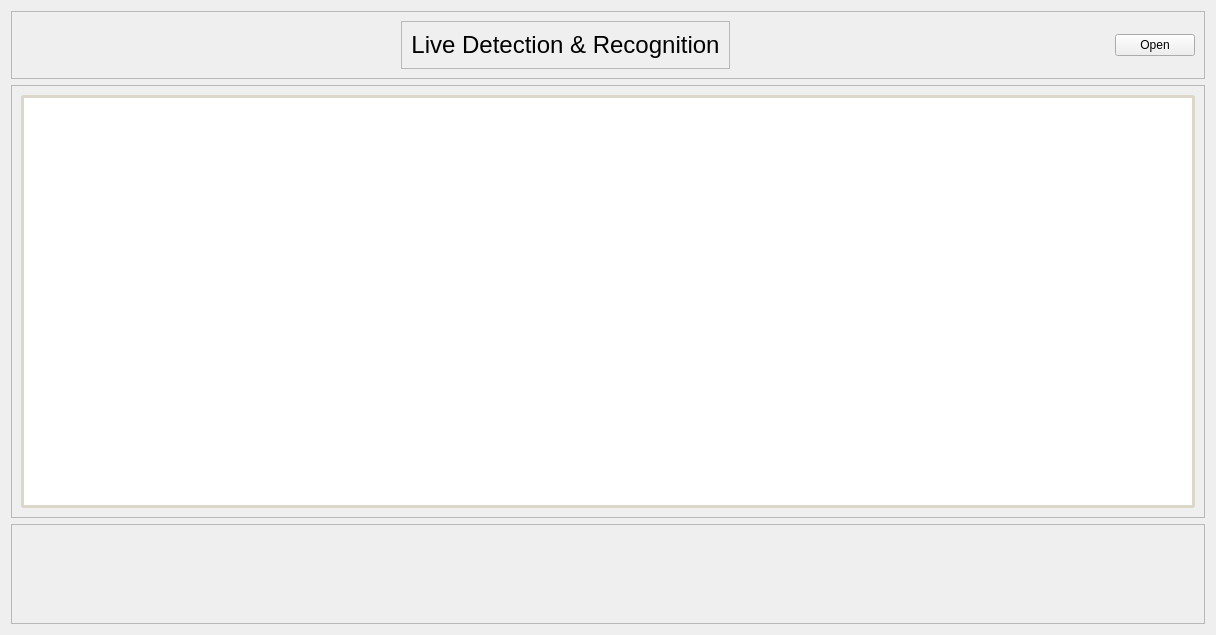
<?xml version="1.0" encoding="UTF-8"?>
<ui version="4.0">
 <class>LiveCameraWidget</class>
 <widget class="QWidget" name="LiveCameraWidget">
  <property name="geometry">
   <rect>
    <x>0</x>
    <y>0</y>
    <width>1216</width>
    <height>635</height>
   </rect>
  </property>
  <property name="windowTitle">
   <string>Form</string>
  </property>
  <layout class="QVBoxLayout" name="verticalLayout">
   <item>
    <widget class="QFrame" name="frame">
     <property name="minimumSize">
      <size>
       <width>0</width>
       <height>0</height>
      </size>
     </property>
     <property name="maximumSize">
      <size>
       <width>16777215</width>
       <height>70</height>
      </size>
     </property>
     <property name="frameShape">
      <enum>QFrame::StyledPanel</enum>
     </property>
     <property name="frameShadow">
      <enum>QFrame::Raised</enum>
     </property>
     <layout class="QHBoxLayout" name="horizontalLayout">
      <item>
       <spacer name="horizontalSpacer">
        <property name="orientation">
         <enum>Qt::Horizontal</enum>
        </property>
        <property name="sizeHint" stdset="0">
         <size>
          <width>40</width>
          <height>20</height>
         </size>
        </property>
       </spacer>
      </item>
      <item alignment="Qt::AlignHCenter">
       <widget class="QFrame" name="frame_3">
        <property name="frameShape">
         <enum>QFrame::StyledPanel</enum>
        </property>
        <property name="frameShadow">
         <enum>QFrame::Raised</enum>
        </property>
        <layout class="QHBoxLayout" name="horizontalLayout_2">
         <item>
          <widget class="QLabel" name="label">
           <property name="text">
            <string>&lt;html&gt;&lt;head/&gt;&lt;body&gt;&lt;p align=&quot;center&quot;&gt;&lt;span style=&quot; font-size:18pt;&quot;&gt;Live Detection &amp;amp; Recognition&lt;/span&gt;&lt;/p&gt;&lt;/body&gt;&lt;/html&gt;</string>
           </property>
          </widget>
         </item>
        </layout>
       </widget>
      </item>
      <item>
       <spacer name="horizontalSpacer_2">
        <property name="orientation">
         <enum>Qt::Horizontal</enum>
        </property>
        <property name="sizeHint" stdset="0">
         <size>
          <width>40</width>
          <height>20</height>
         </size>
        </property>
       </spacer>
      </item>
      <item>
       <widget class="QPushButton" name="cameraBtn">
        <property name="text">
         <string>Open</string>
        </property>
       </widget>
      </item>
     </layout>
    </widget>
   </item>
   <item>
    <widget class="QFrame" name="frame_2">
     <property name="frameShape">
      <enum>QFrame::StyledPanel</enum>
     </property>
     <property name="frameShadow">
      <enum>QFrame::Raised</enum>
     </property>
     <layout class="QVBoxLayout" name="verticalLayout_2">
      <item>
       <widget class="QGraphicsView" name="liveView">
        <property name="styleSheet">
         <string notr="true">border: 3px solid rgb(220, 215, 201);
border-radius: 3px;</string>
        </property>
       </widget>
      </item>
     </layout>
    </widget>
   </item>
   <item>
    <widget class="QFrame" name="frame_4">
     <property name="minimumSize">
      <size>
       <width>0</width>
       <height>100</height>
      </size>
     </property>
     <property name="frameShape">
      <enum>QFrame::StyledPanel</enum>
     </property>
     <property name="frameShadow">
      <enum>QFrame::Raised</enum>
     </property>
    </widget>
   </item>
  </layout>
 </widget>
 <resources/>
 <connections/>
</ui>
